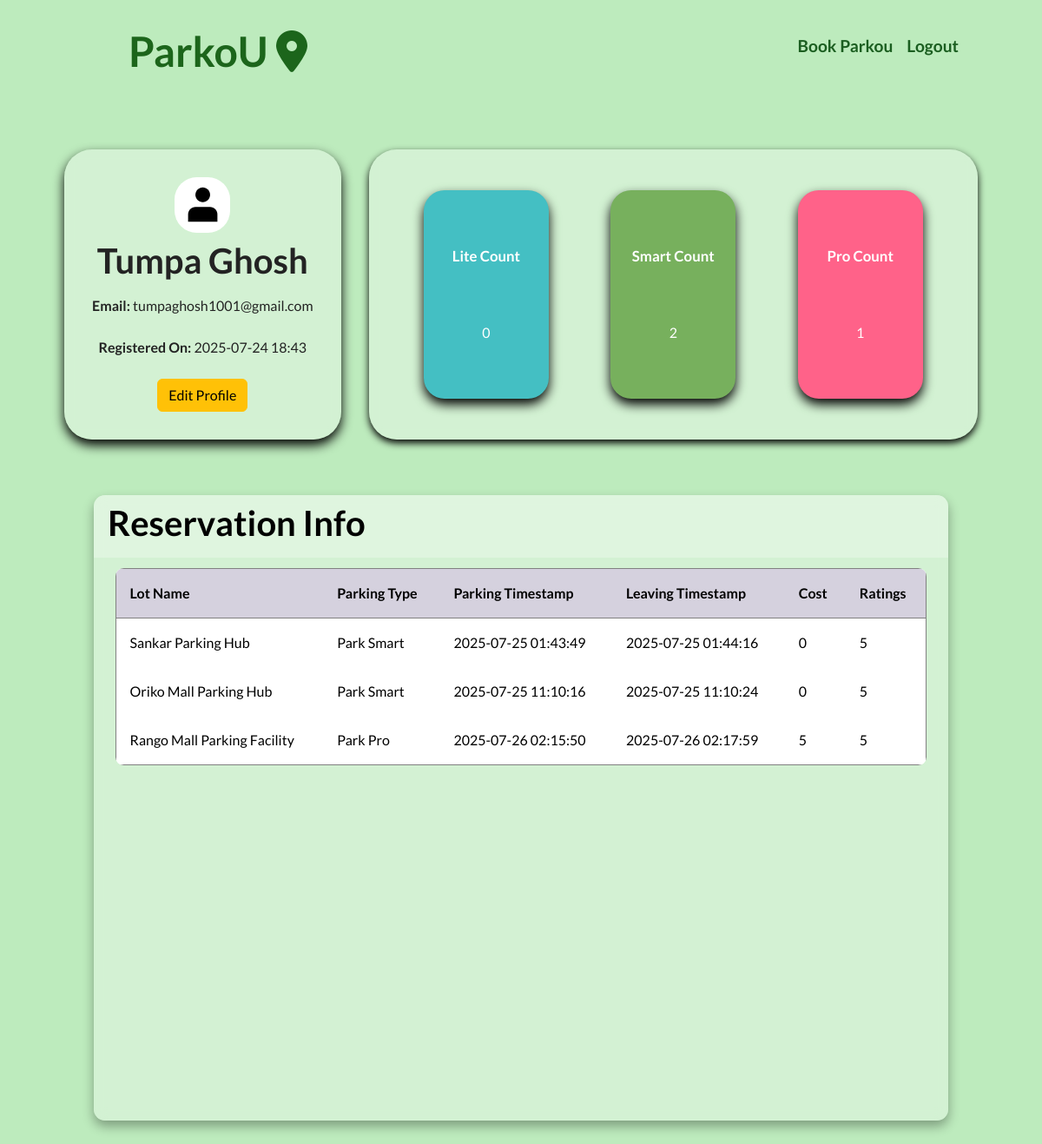
Screenshot of /dashboard/user (signed in) with the database file from the repository.
### models/models.py (models this page shows, shortened)
class User(db.Model):
    __tablename__="user"
    id = db.Column(db.Integer, primary_key=True)
    fullName = db.Column(db.String(128), nullable = False, unique = False)
    emailId = db.Column(db.String(128), nullable = False, unique = True)
    passhash = db.Column(db.String(128), nullable = False, unique = False)
    is_admin = db.Column(db.Boolean, nullable = False, default = False)
    registered_on = db.Column(db.DateTime, nullable=False, default=datetime.utcnow)
    reservation = db.relationship('Reservation', cascade = "all, delete", passive_deletes = True, back_populates = 'user')
    @property
    def password(self):
        raise AttributeError('Password is secret')

class Reservation(db.Model):
    __tablename__ = "reservation"
    id = db.Column(db.Integer, primary_key = True)
    spotId = db.Column(db.Integer, db.ForeignKey("parkingspot.id", ondelete = "CASCADE"), nullable = False)
    userId = db.Column(db.Integer, db.ForeignKey("user.id", ondelete = "CASCADE"),  nullable = False)
    parkingType = db.Column(db.Integer, nullable = False)
    parkingTimestamp = db.Column(db.String(128))
    leavingTimestamp = db.Column(db.String(128))
    parkingCost = db.Column(db.Integer)
    ratings = db.Column(db.Integer)
    user = db.relationship('User', back_populates='reservation')
    parkingspot = db.relationship('ParkingSpot', back_populates='reservation')

class ParkingLot(db.Model):
    __tablename__ = "parkinglot"
    id = db.Column(db.Integer, primary_key = True)
    lotName = db.Column(db.String(128), nullable = False)
    locationName = db.Column(db.String(128))
    address = db.Column(db.String(512), unique = True, nullable = False)
    pincode = db.Column(db.String(128), unique = True, nullable = False)
    parkLiteCount = db.Column(db.Integer)
    parkSmartCount = db.Column(db.Integer)
    parkProCount = db.Column(db.Integer)
    ratings = db.Column(db.Numeric(3,1), default = 0.0, nullable = False)
    parkingspot = db.relationship('ParkingSpot', cascade = "all, delete", passive_deletes = True, back_populates = 'parkinglot')

### controllers/routes.py (the view)
@app.route('/dashboard/user')
@auth_required
def user_dashboard():
    if 'user_id' not in session:
        return redirect(url_for('login_page'))
    user = User.query.get(session['user_id'])
    city = session.get('selected_city')
    reservations = Reservation.query.filter_by(userId=user.id).all()
    for reservation in reservations:
        if reservation.parkingType == 1:
            reservation.parkingTypeName = "Park Lite"
        elif reservation.parkingType == 2:
            reservation.parkingTypeName = "Park Smart"
        elif reservation.parkingType == 3:
            reservation.parkingTypeName = "Park Pro"
        else:
            reservation.parkingTypeName = "Unknown"
    lite_count = sum(1 for reservation in reservations if reservation.parkingType == 1)
    smart_count = sum(1 for reservation in reservations if reservation.parkingType == 2)
    pro_count = sum(1 for reservation in reservations if reservation.parkingType == 3)
    return render_template('/after_login_part/user_side/user_dashboard.html', user=user, city=city, reservations = reservations, lite_count=lite_count, smart_count=smart_count, pro_count=pro_count)

### controllers/routes.py (called while the page is built)
def auth_required(func):
    @wraps(func)
    def inner(*args,**kwargs):
        if 'user_id' not in session:
            flash("Please log in to continue")
            return redirect(url_for('login_page'))
        return func(*args,**kwargs)
    return inner

### templates/after_login_part/user_side/user_dashboard.html (shortened to what this page needs)
{% extends 'base.html' %}
{% block stylesheet %}
    <link rel="stylesheet" href="/static/css/after_login/user_side/user_dashboard.css">
{% endblock %}
{% block content %}
    <header>
        <div class="page-wrapper">
            <nav class="navbar navbar-expand-lg navbar-dark px-3">
                <div class="container-fluid d-flex align-items-center justify-content-between">
                    <a class="navbar-brand d-flex align-items-center" href="{{ url_for('home_page') }}">
                        <div class="navbar-logo">
                            ParkoU
                            <i class="fa-solid fa-location-dot me-2"></i>
                        </div>
                    </a>
                    <div class="collapse navbar-collapse" id="navOptions">
                        <ul class="navbar-nav ms-auto d-lg-flex align-items-center" id="navbaroptions">
                            <li class="nav-item"><a href="{{ url_for('select_parkinglot', city=city) }}" class="nav-link">Book Parkou</a></li>
                            <li class="nav-item"><a href="{{ url_for('logout') }}" class="nav-link">Logout</a></li>
                        </ul>
                    </div>
                </div>
            </nav>
        </div>
    </header>
    <main>
        <div class="container">
            <div class="top-container">
                <div class="left-top">
                    <div class="profile-image">
                        <img src="/static/images/user-svgrepo-com.svg" id="profile-image-demo" alt="">
                    </div>
                    {% if user %}
                        <h1>{{ user.fullName }}</h1>
                        <p><strong>Email:</strong> {{ user.emailId }}</p>
                        <p><strong>Registered On:</strong> {{ user.registered_on.strftime('%Y-%m-%d %H:%M') }}</p>
                    {% else %}
                        <h2>No user found with that email.</h2>
                    {% endif %}
                    <div class="controls">
                        <a href="{{ url_for('edit_user_profile') }}">
                            <button class="btn btn-warning">Edit Profile</button>
                        </a>
                    </div>
                </div>
                <div class="right-top">
                    <div class="cards-container">
                        <div class="cards">
                            <div class="card-head">
                                Lite Count
                            </div>
                            <div class="card-count">
                                {{ lite_count }}
                            </div>
                        </div>
                        <div class="cards">
                            <div class="card-head">Smart Count</div>
                            <div class="card-count">
                                {{ smart_count }}
                            </div>
                        </div>
                        <div class="cards">
                            <div class="card-head">Pro Count</div>
                            <div class="card-count">
                                {{ pro_count }}
                            </div>
                        </div>
                    </div>
                </div>
            </div>
            <div class="bottom-container table" id="customers_table">
                <section class="table__header">
                    <h1>Reservation Info</h1>
                </section>
                <section class="table__body">
                    <table border="1">
                        <thead>
                            <tr>
                                <th> Lot Name </th>
                                <th> Parking Type </th>
                                <th> Parking Timestamp </th>
                                <th> Leaving Timestamp </th>
                                <th> Cost </th>
                                <th> Ratings </th>
                            </tr>
                        </thead>
                        <tbody>
                            {% if reservations %}
                            {% for reservation in reservations %}
                                <tr>
                                <td> {{ reservation.parkingspot.parkinglot.lotName }} </td>
                                <td> {{ reservation.parkingTypeName }} </td>
                                <td>
                                    {{ reservation.parkingTimestamp }}
                                </td>
                                <td>{{ reservation.leavingTimestamp }}</td>
                                <td> {{ reservation.parkingCost }} </td>
                                <td>{{ reservation.ratings }}</td>
                                </tr>
                            {% endfor %}
                            {% else %}
                                <tr>
                                <td colspan="5"> No Reservation found </td>
                                </tr>
                            {% endif %}
                        </tbody>
                    </table>
                </section>
            </div>
        </div>
    </main>
{% endblock %}

### static/css/after_login/user_side/user_dashboard.css (style rules this page uses)
:root { --primary-color: #6366f1; --accent-color: #3f83f8; --text-color: #333; --link-color: #fff; --background-color: rgb(189, 235, 189); --light-grey: #f0f0f0; --grey: #808080; --dark-grey: #555; }
* { margin: 0; padding: 0; box-sizing: border-box; font-family: "Lato", sans-serif; text-decoration: none; }
body { height: 35rem; background-color: rgb(189, 235, 189); }
.navbar-dark .navbar-nav .nav-link { color: #1b5e20; }
.navbar-brand { margin: 0.8vw 0 0 10vw; }
#navOptions { margin: 0 5vw 0 0; }
.highlight-title { color: #1C651B; font-size: 3rem; font-weight: 600; }
.custom-homepage-buttons { font-size: 1.2rem; color: green; font-weight: 600; }
.container { display: flex; flex-direction: column; justify-content: center; align-items: center; margin-top: 2rem; }
.top-container { display: flex; flex-wrap: wrap; margin: 2rem; padding: 0 2rem; justify-content: center; width: 100%; gap: 2rem; }
.right-top, .left-top { min-height: 20rem; }
.left-top { background-color: #fff5; display: flex; flex-direction: column; flex-wrap: wrap; align-items: center; justify-content: center; padding: 2rem; border-radius: 2rem; gap: 0.5rem; color: #232323; backdrop-filter: blur(7px); box-shadow: 0 0.4rem 0.8rem black; }
.left-top h1 { font-weight: 600; }
.profile-image { height: 4rem; width: 4rem; background-color: white; border-radius: 40%; display: flex; justify-content: center; align-items: center; }
#profile-image-demo { height: 70%; width: 70%; }
.right-top { background-color: #fff5; flex-grow: 1; border-radius: 2rem; backdrop-filter: blur(7px); box-shadow: 0 4px 8px black; }
.cards-container { display: flex; flex-wrap: wrap; justify-content: space-evenly; align-items: center; width: auto; height: 100%; gap: 0.5rem; }
.cards { height: 15rem; width: 9rem; display: flex; flex-direction: column; justify-content: space-evenly; align-items: center; color: #fff; border-radius: 1.5rem; box-shadow: 0 0.4rem 0.8rem black; }
.card-head { font-weight: 550; font-size: 1.05rem; }
.cards:nth-child(1) { background-color: #44bfc3; }
.cards:nth-child(2) { background-color: #77b05d; }
.cards:nth-child(3) { background-color: #ff6289; }
.controls { display: flex; flex-wrap: wrap; margin: auto; gap: 1.5rem; }
.bottom-container { margin: 2rem; }
.bottom-container.table { width: 82vw; height: 90vh; background-color: #fff5; backdrop-filter: blur(7px); box-shadow: 0 .4rem .8rem #0005; border-radius: .8rem; overflow: hidden; }
.table__header { width: 100%; height: 10%; background-color: #fff4; padding: .8rem 1rem; display: flex; justify-content: space-between; align-items: center; }
.table__header h1 { color: Black; font-weight: 600; }
.table__body { width: 95%; max-height: calc(89% - 1.6rem); background-color: #fffb; margin: .8rem auto; border-radius: .6rem; overflow: auto; overflow: overlay; }
table { width: 100%; }
table, th, td { border-collapse: collapse; padding: 1rem; text-align: left; }
thead th { position: sticky; top: 0; left: 0; background-color: #d5d1defe; cursor: pointer; text-transform: capitalize; }

### rows the page displays
User: fullName "Tumpa Ghosh", emailId "tumpaghosh1001@gmail.com", registered_on "2025-07-24 18:43"
Reservation: parkingspot.parkinglot.lotName "Sankar Parking Hub", parkingTypeName "Park Smart", parkingTimestamp "2025-07-25 01:43:49", leavingTimestamp "2025-07-25 01:44:16", parkingCost "0", ratings "5"
Reservation: parkingspot.parkinglot.lotName "Oriko Mall Parking Hub", parkingTypeName "Park Smart", parkingTimestamp "2025-07-25 11:10:16", leavingTimestamp "2025-07-25 11:10:24", parkingCost "0", ratings "5"
Reservation: parkingspot.parkinglot.lotName "Rango Mall Parking Facility", parkingTypeName "Park Pro", parkingTimestamp "2025-07-26 02:15:50", leavingTimestamp "2025-07-26 02:17:59", parkingCost "5", ratings "5"

### other values shown
{{ lite_count }} "0"
{{ smart_count }} "2"
{{ pro_count }} "1"
